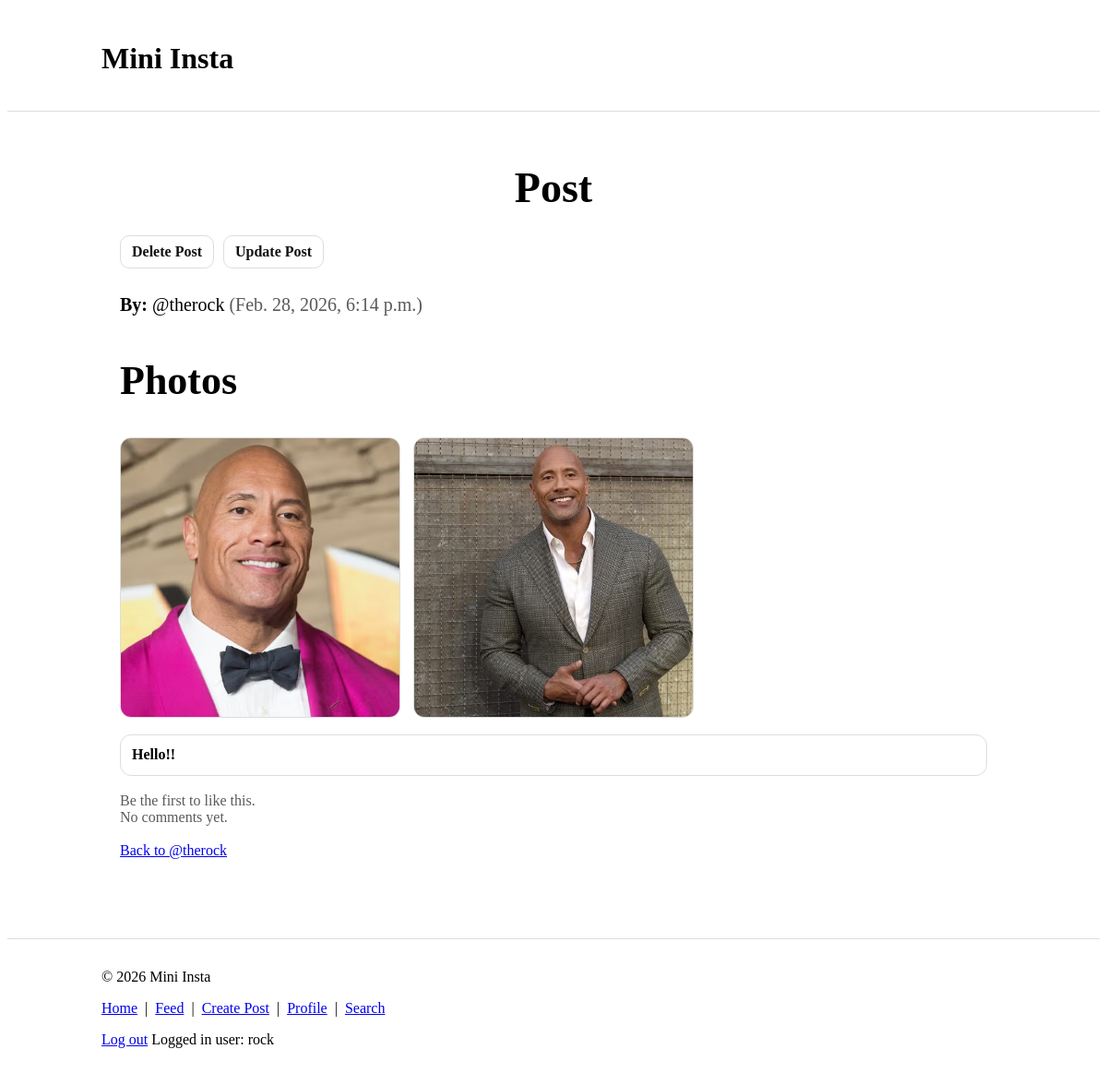
Screenshot of /mini_insta/post/12/ (signed in) with the database file from the repository.
### mini_insta/models.py (models this page shows, shortened)
class Post(models.Model):
    profile = models.ForeignKey(Profile, on_delete=models.CASCADE, related_name="photos")
    caption = models.TextField(blank=True)
    timestamp = models.DateTimeField(auto_now=True)
    def get_all_photos(self):
        photos = Photo.objects.filter(post=self)
        return photos
    def get_all_comments(self):
        return Comment.objects.filter(post=self)
    def get_all_likes(self):
        return Like.objects.filter(post=self)

class Profile(models.Model):
    user = models.ForeignKey(User, on_delete=models.CASCADE)
    username = models.CharField(blank=False)
    display_name = models.CharField(blank=False)
    profile_image_url = models.URLField(blank=True)
    bio_text = models.TextField(blank=True)
    join_date = models.DateField(auto_now=True)

class Photo(models.Model):
    post = models.ForeignKey(Post, on_delete=models.CASCADE, related_name="photos")
    image_url = models.URLField(blank=True)
    timestamp = models.DateTimeField(auto_now=True)
    image_file = models.ImageField(blank=True)

### mini_insta/views.py (the view)
# urls.py: path("post/<int:pk>/", PostDetailView.as_view(), name="show_post"),
class PostDetailView(DetailView):
    model = Post
    template_name = "mini_insta/show_post.html"
    context_object_name = "post"
    def get_context_data(self, **kwargs):
        context = super().get_context_data(**kwargs)
        my_profile = None
        has_liked = False
        if self.request.user.is_authenticated:
            my_profile = Profile.objects.get(user=self.request.user)
            has_liked = Like.objects.filter(post=self.object, profile=my_profile).exists()
        context["my_profile"] = my_profile
        context["has_liked"] = has_liked
        return context

### mini_insta/templates/mini_insta/show_post.html (shortened to what this page needs)
{% extends "mini_insta/base.html" %}
{% block content %}
  <div class="profile-page">
    <h1 class="name">Post</h1>
      <div style="margin-top: 12px; display:flex; gap:10px; align-items:center; flex-wrap:wrap;">
        {% if request.user.is_authenticated and my_profile %}
          {% if my_profile.pk == post.profile.pk %}
            <a class="btn" href="{% url 'mini_insta:delete_post' post.pk %}">Delete Post</a>
            <a class="btn" href="{% url 'mini_insta:update_post' post.pk %}">Update Post</a>
          {% else %}
            {% if has_liked %}
              <a class="btn" href="{% url 'mini_insta:delete_like' post.pk %}">Unlike</a>
            {% else %}
              <a class="btn" href="{% url 'mini_insta:like_post' post.pk %}">Like</a>
            {% endif %}
          {% endif %}
        {% endif %}
      </div>
    <div class="bio">
      <strong>By:</strong> @{{ post.profile.username }}
      <span class="muted">({{ post.timestamp }})</span>
    </div>
    <h2 class="section-title">Photos</h2>
    <div class="posts-area">
      {% with photos=post.get_all_photos %}
        {% if photos %}
          <div class="posts-grid">
            {% for photo in photos %}
              <div class="post-card">
                {% if photo.image_url %}
                  <img class="post-img" src="{{ photo.image_url }}" alt="Post photo">
                {% elif photo.image_file %}
                  <img class="post-img" src="{{ photo.image_file.url }}" alt="Post photo">
                {% endif %}
              </div>
            {% endfor %}
          </div>
        {% else %}
          <div class="post-card">
            <img class="post-img" src="https://via.placeholder.com/600x600?text=No+Image" alt="No image">
          </div>
        {% endif %}
      {% endwith %}
    </div>
    <div class="posts-area">
      {% if post.caption %}
        <div class="post-card">
          <div class="post-caption">{{ post.caption }}</div>
        </div>
      {% else %}
        <span class="muted">No caption.</span>
      {% endif %}
    </div>
    <div class="posts-area">
  {% with likes=post.get_all_likes %}
    {% if likes %}
      {% with first_like=likes.0 %}
        <div class="post-likes">
          Liked by <strong>@{{ first_like.profile.username }}</strong>
          {% if likes|length > 1 %}
            and <strong>{{ likes|length|add:"-1" }} others</strong>
          {% endif %}
        </div>
      {% endwith %}
    {% else %}
      <div class="post-likes muted">Be the first to like this.</div>
    {% endif %}
  {% endwith %}
  {% with comments=post.get_all_comments %}
    <div class="post-comments">
      {% if comments %}
        {% for c in comments %}
          <div class="comment-row">
            <strong>@{{ c.profile.username }}</strong>
            {{ c.text }}
          </div>
        {% endfor %}
      {% else %}
        <div class="muted">No comments yet.</div>
      {% endif %}
    </div>
  {% endwith %}
</div>
    <div class="posts-area">
      <p>
        <a href="{% url 'mini_insta:show_profile' post.profile.pk %}">Back to @{{ post.profile.username }}</a>
      </p>
    </div>
  </div>
{% endblock %}

### mini_insta/templates/mini_insta/base.html (shortened to what this page needs)
{% load static %}
<!doctype html>
<html lang="en">
<head>
  <link rel="stylesheet" href="{% static 'mini_insta/style.css' %}">
</head>
<body>
  <header class="site-header">
    <div class="container">
      <h1 class="site-title">Mini Insta</h1>
    </div>
  </header>
  <main class="container">
    {% block content %}{% endblock %}
  </main>
  <footer class="site-footer">
    <div class="container">
      <p>&copy; {% now "Y" %} Mini Insta</p>
      <p>
        <a href="{% url 'mini_insta:show_all_profiles' %}">Home</a>
        {% if request.user.is_authenticated %}
          &nbsp;|&nbsp;
          <a href="{% url 'mini_insta:show_feed'%}">Feed</a>
          &nbsp;|&nbsp;
          <a href="{% url 'mini_insta:create_post'%}">Create Post</a>
          &nbsp;|&nbsp;
          <a href="{% url 'mini_insta:profile'%}">Profile</a>
          &nbsp;|&nbsp;
          <a href="{% url 'mini_insta:search'%}">Search</a>
          <form action="{% url 'mini_insta:logout' %}" method="post" style="display:inline;">
            <button type="submit" class="nav-link-btn">Log out</button>
          </form>
          <span>Logged in user: {{ request.user }}</span>
        {% else %}
          &nbsp;|&nbsp;
          <a href="{% url 'mini_insta:login'%}">Login</a>
          &nbsp;|&nbsp;
          <a href="{% url 'mini_insta:create_profile'%}">Create Profile</a>
        {% endif %}
      </p>
    </div>
  </footer>
</body>
</html>

### static/mini_insta/style.css (style rules this page uses)
.container { max-width: 980px; margin: 0 auto; padding: 16px; }
.site-header, .site-footer { border-bottom: 1px solid #ddd; }
.site-footer { border-top: 1px solid #ddd; border-bottom: none; margin-top: 24px; }
.profile-page { max-width: 1100px; margin: 0 auto; padding: 30px 20px; }
.bio { margin-top: 22px; font-size: 20px; line-height: 1.7; }
.muted { opacity: 0.65; }
.name { margin: 10px 0 25px; font-size: 46px; font-weight: 800; text-align: center; }
.section-title { margin-top: 40px; font-size: 44px; font-weight: 900; }
.posts-area { margin-top: 18px; }
.posts-grid { display: grid; grid-template-columns: repeat(3, minmax(0, 1fr)); gap: 14px; margin-top: 18px; }
.post-card { border: 1px solid #ddd; border-radius: 12px; overflow: hidden; background: #fff; }
.post-img { width: 100%; aspect-ratio: 1 / 1; object-fit: cover; display: block; }
.post-caption { padding: 10px 12px; font-weight: 600; line-height: 1.4; font-size: 16px; }
.btn { display: inline-block; padding: 8px 12px; border: 1px solid #ddd; border-radius: 10px; text-decoration: none; color: #111; font-weight: 600; }
.nav-link-btn { -webkit-appearance:none; appearance:none; background:transparent; border:0; outline:0; box-shadow:none; padding:0; margin:0; font:inherit; line-height:inherit; color:#0000EE; text-decoration:underline; cursor:pointer; vertical-align:baseline; }

### rows the page displays
Post: profile.username "therock", timestamp "Feb. 28, 2026, 6:14 p.m.", caption "Hello!!"
Photo: image_file (picture)
Photo: image_file (picture)

### other values shown
{{ request.user }} "rock"
